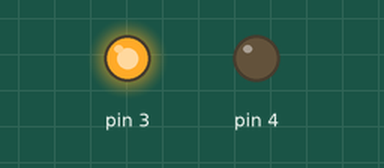
Recording of a sketch running on a simulated Arduino Uno, built with avr-gcc and run on an emulated ATmega328P. On the bench: output pins drawn as LEDs (lit = HIGH).

Above: at 0.3 s.
At 1.8 s:
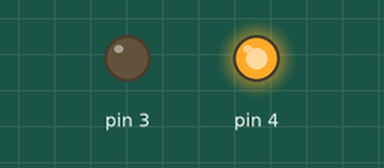
At 5.6 s:
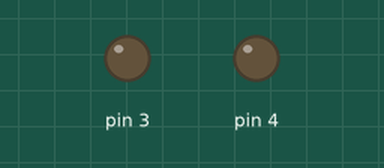
Timing chart, 0 to 6.9 s (numbered marks = the images above):
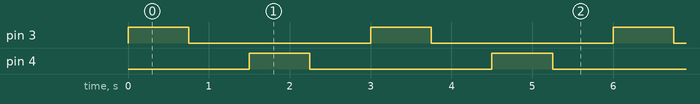

Measured:
- by itself, pin 3, pin 4: alternates HIGH for 0.75 s and LOW for 2.3 s
- by itself, everything shown: repeats every 3.0 s, in 4 steps

The sketch:

PROG_4.ino
```cpp
//PROGRAM 4
 //Student Number is 10860. Use N = 0 + 2
void setup() {
    pinMode(3, OUTPUT);
    pinMode(4, OUTPUT);

}
void loop(){
    Blink(3);
    Blink(4);
}

void Blink(int pin){ //function to call
    digitalWrite(pin, HIGH);
    delay(750);
    digitalWrite(pin, LOW);
    delay(750);
}
```
